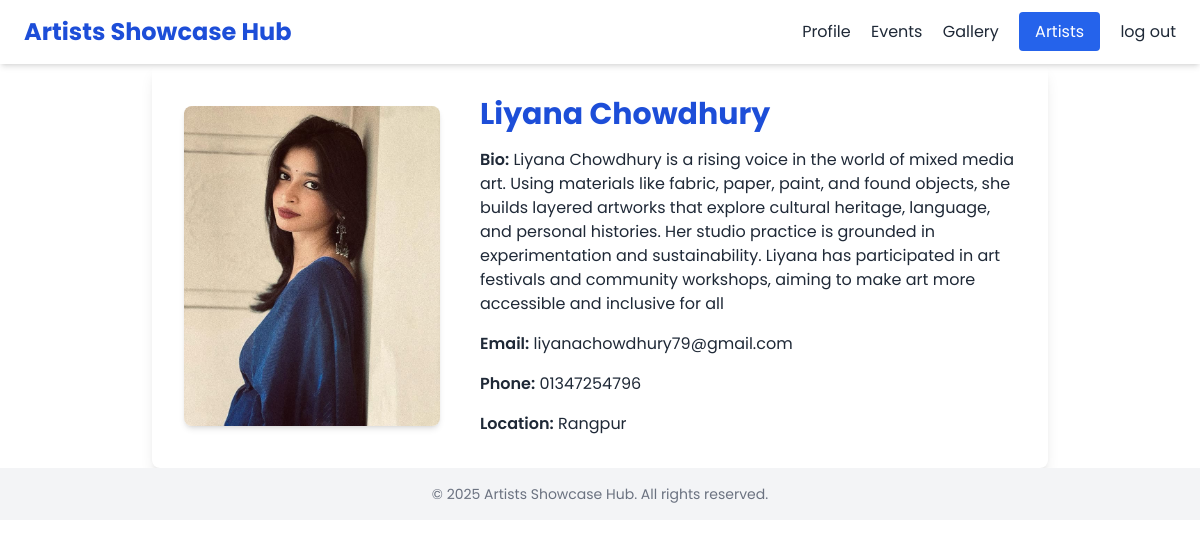
/artist/2/, run on the app's committed database.
### hub/models.py (models this page shows, shortened)
class Artist(models.Model):
    artist_id = models.AutoField(primary_key=True)
    name = models.CharField(max_length=100)
    bio = models.TextField()
    profile_picture = models.ImageField(upload_to='artist_pics/')
    email = models.EmailField()
    phone_number = models.CharField(max_length=20, blank=True, null=True)
    location = models.CharField(max_length=100)
    social_links = models.JSONField(blank=True, null=True)  # Store links as JSON (e.g., Instagram, Twitter)
    created_at = models.DateTimeField(auto_now_add=True)
    updated_at = models.DateTimeField(auto_now=True)

### hub/views.py (the view)
# urls.py: path('artist/<int:artist_id>/', views.artist_profile_details, name='artist_profile_details'),
def artist_profile_details(request, artist_id):
    artist = get_object_or_404(Artist, artist_id=artist_id)
    return render(request, 'artist_profile_details.html', {'artist': artist})

### template/artist_profile_details.html (shortened to what this page needs)
<!DOCTYPE html>
<html lang="en">
<head>
  <script src="https://cdn.tailwindcss.com"></script>
</head>
<body class="bg-white text-gray-800">
  <header class="flex justify-between items-center px-6 py-4 shadow-md sticky top-0 bg-white z-50">
    <h1 class="text-2xl font-bold text-blue-700">Artists Showcase Hub</h1>
    <nav class="space-x-4">
       <a href="{% url 'profile' %}" class="hover:text-blue-600">Profile</a>
      <a href="{% url 'event' %}" class="hover:text-blue-600">Events</a>
      <a href="{% url 'gallery' %}" class="hover:text-blue-600">Gallery</a>
      <a href="{% url 'artist_profile' %}" class="bg-blue-600 text-white px-4 py-2 rounded hover:bg-blue-700">Artists</a>
      <a href="{% url 'logout' %}" class="hover:text-blue-600">log out</a>
    </nav>
  </header>
  <section class="px-7 py-13">
    <div class="max-w-4xl mx-auto bg-white shadow-lg rounded-lg p-8 flex flex-col md:flex-row gap-10 items-center">
      <img src="{{ artist.profile_picture.url }}" alt="{{ artist.name }}" class="w-64 h-80 rounded-lg object-cover shadow-md" />
      <div class="space-y-4">
        <h2 class="text-3xl font-bold text-blue-700">{{ artist.name }}</h2>
        <p><span class="font-semibold">Bio:</span> {{ artist.bio }}</p>
        <p><span class="font-semibold">Email:</span> {{ artist.email }}</p>
        <p><span class="font-semibold">Phone:</span> {{ artist.phone_number }}</p>
        <p><span class="font-semibold">Location:</span> {{ artist.location }}</p>
      </div>
    </div>
  </section>
  <footer class="text-center py-4 bg-gray-100 text-sm text-gray-500">
    &copy; 2025 Artists Showcase Hub. All rights reserved.
  </footer>
</body>
</html>

### template/artist_profile_details.html (style rules this page uses)
body { font-family: 'Poppins', sans-serif; }

### data on the page
Artist: profile_picture (picture), name "Liyana Chowdhury", bio "Liyana Chowdhury is a rising voice in the world of mixed media art. Using materials like fabric, paper, paint, and found objects, she builds layered artworks that explore cultural heritage, language, and personal histories. Her studio practice is grounded in experimentation and sustainability. Liyana has participated in art festivals and community workshops, aiming to make art more accessible and inclusive for all", email "liyanachowdhury79@gmail.com", phone_number "01347254796", location "Rangpur"
